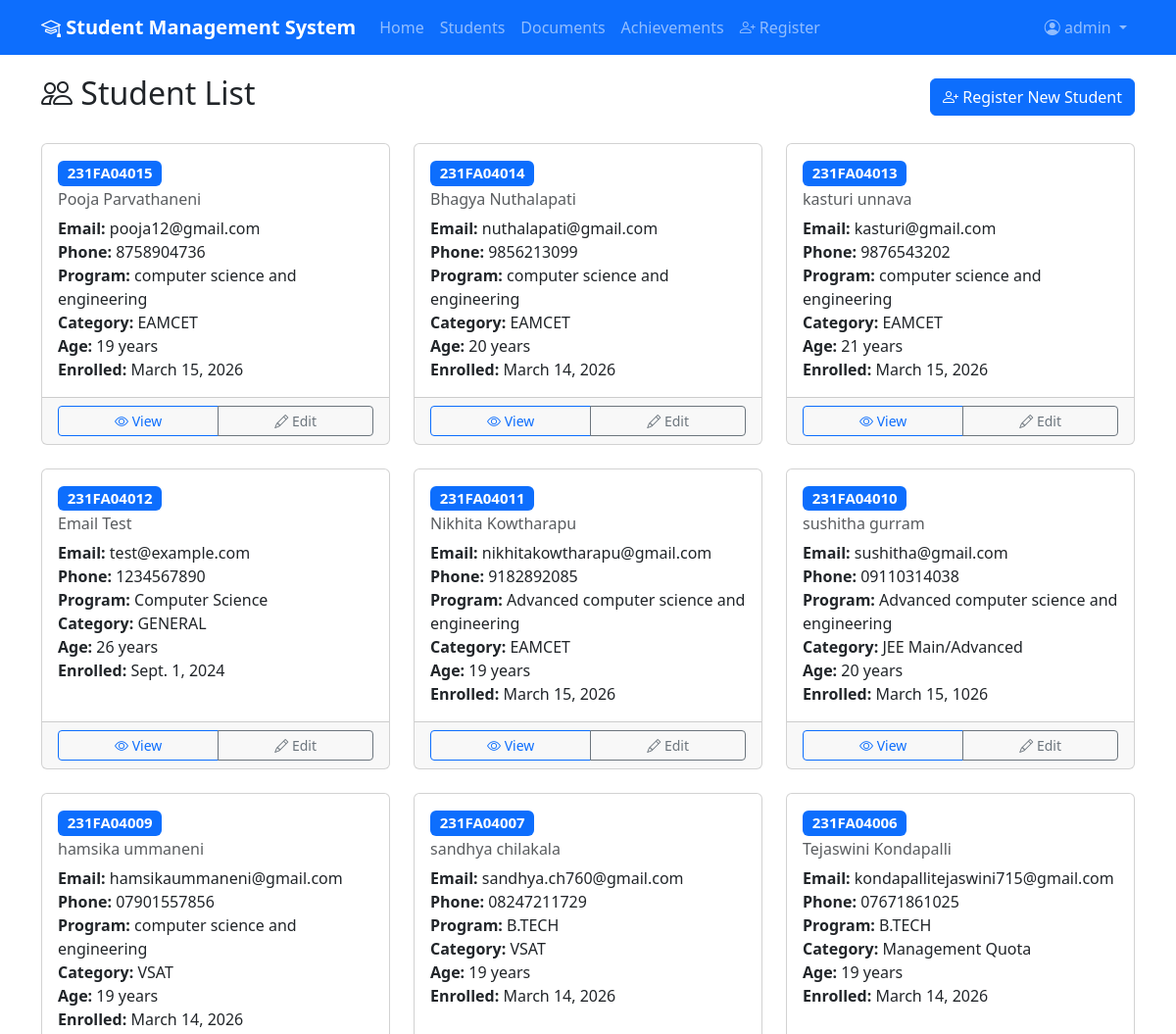
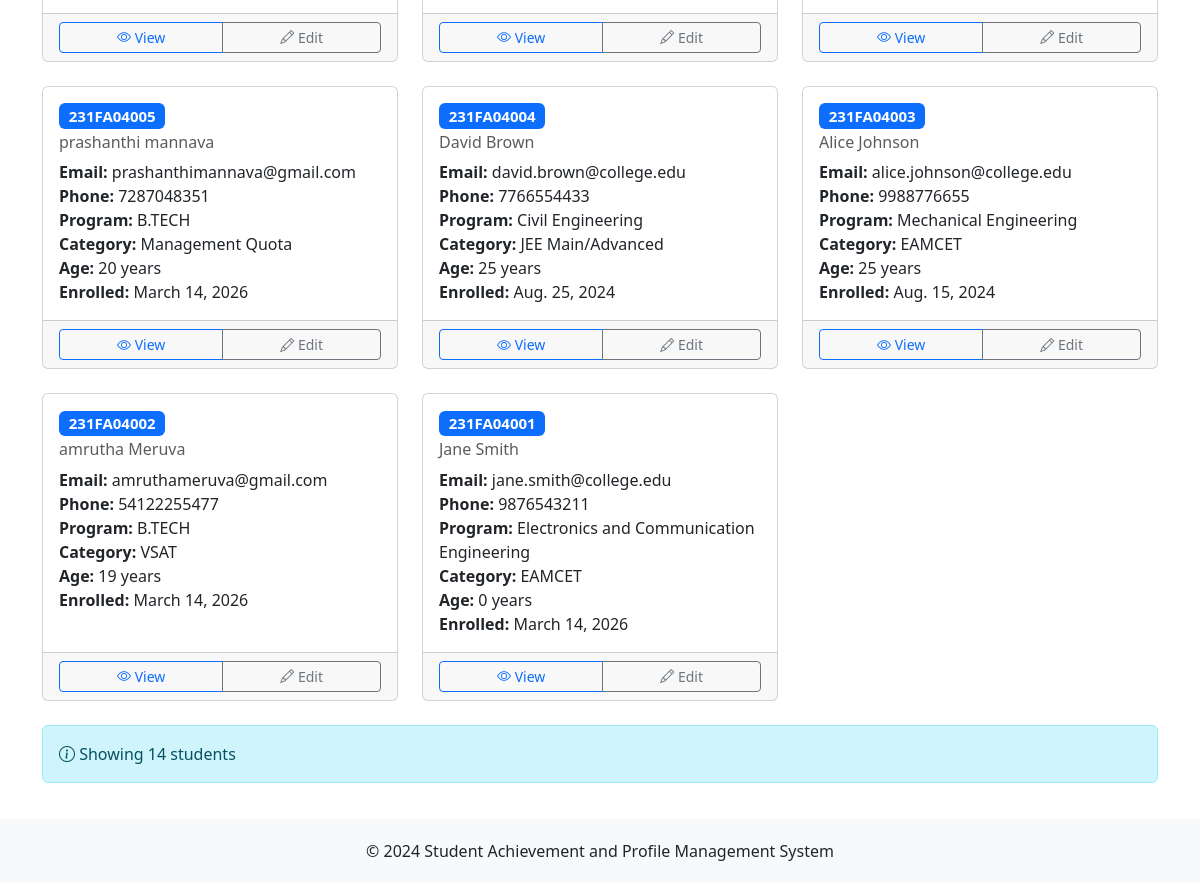
Page /students/ (signed in) on the committed database (2 pictures, top to bottom).
### accounts/models.py (models this page shows, shortened)
class CustomUser(AbstractUser):
    USER_TYPE_CHOICES = [
        ('STUDENT', 'Student'),
        ('STAFF', 'Staff Member'),
        ('ADMIN', 'Administrator'),
    ]
    user_type = models.CharField(max_length=10, choices=USER_TYPE_CHOICES, default='STUDENT')
    student_profile = models.OneToOneField('students.Student', on_delete=models.CASCADE, null=True, blank=True, related_name='user_account')
    groups = models.ManyToManyField(
        'auth.Group',
        verbose_name='groups',
        blank=True,
        help_text='The groups this user belongs to.',
        related_name='customuser_set',
        related_query_name='customuser',
    )
    user_permissions = models.ManyToManyField(
        'auth.Permission',
        verbose_name='user permissions',
        blank=True,
        help_text='Specific permissions for this user.',
        related_name='customuser_set',
        related_query_name='customuser',
    )

### students/models.py (models this page shows, shortened)
class Student(models.Model):
    BATCH_PREFIX = "231"  # You can change this based on year
    DEPARTMENT_CODE = "FA"  # Department code
    SEQUENCE_START = 4001  # Starting sequence number
    registration_number = models.CharField(max_length=20, unique=True, editable=False)
    first_name = models.CharField(max_length=100)
    last_name = models.CharField(max_length=100)
    email = models.EmailField(unique=True)
    phone = models.CharField(max_length=15)
    date_of_birth = models.DateField()
    address = models.TextField()
    ADMISSION_CATEGORIES = [
        ('VSAT', 'VSAT'),
        ('EAMCET', 'EAMCET'),
        ('JEE', 'JEE Main/Advanced'),
        ('MANAGEMENT', 'Management Quota'),
        ('OTHER', 'Other'),
    ]
    admission_category = models.CharField(max_length=20, choices=ADMISSION_CATEGORIES)
    program = models.CharField(max_length=100)
    enrollment_date = models.DateField()
    created_at = models.DateTimeField(auto_now_add=True)
    updated_at = models.DateTimeField(auto_now=True)
    class Meta:
        ordering = ['-created_at']
        verbose_name = 'Student'
        verbose_name_plural = 'Students'
    @property
    def full_name(self):
        return f"{self.first_name} {self.last_name}"
    @property
    def age(self):
        today = date.today()
        return today.year - self.date_of_birth.year - (
            (today.month, today.day) < (self.date_of_birth.month, self.date_of_birth.day)
        )

### students/views.py (the view)
# urls.py: path('students/', views.student_list, name='student_list'),
def student_list(request):
    if request.user.is_authenticated:
        students = Student.objects.all().order_by('-created_at')
    else:
        students = Student.objects.none()
        messages.info(request, "Please login to view student directory.")
        return redirect('login')
    return render(request, 'students/list.html', {'students': students})

### templates/students/list.html (shortened to what this page needs)
{% extends 'base.html' %}
{% block content %}
<div class="d-flex justify-content-between align-items-center mb-4">
    <h2><i class="bi bi-people"></i> Student List</h2>
    <a href="{% url 'register_student' %}" class="btn btn-primary">
        <i class="bi bi-person-plus"></i> Register New Student
    </a>
</div>
{% if students %}
    <div class="row">
        {% for student in students %}
            <div class="col-md-6 col-lg-4 mb-4">
                <div class="card h-100">
                    <div class="card-body">
                        <h5 class="card-title">
                            <span class="badge bg-primary">{{ student.registration_number }}</span>
                        </h5>
                        <h6 class="card-subtitle mb-2 text-muted">{{ student.full_name }}</h6>
                        <p class="card-text">
                            <strong>Email:</strong> {{ student.email }}<br>
                            <strong>Phone:</strong> {{ student.phone }}<br>
                            <strong>Program:</strong> {{ student.program }}<br>
                            <strong>Category:</strong> {{ student.get_admission_category_display }}<br>
                            <strong>Age:</strong> {{ student.age }} years<br>
                            <strong>Enrolled:</strong> {{ student.enrollment_date }}
                        </p>
                    </div>
                    <div class="card-footer">
                        <div class="btn-group w-100" role="group">
                            <a href="{% url 'student_detail' student.pk %}" class="btn btn-outline-primary btn-sm">
                                <i class="bi bi-eye"></i> View
                            </a>
                            {% if user.is_authenticated %}
                                <a href="{% url 'student_update' student.pk %}" class="btn btn-outline-secondary btn-sm">
                                    <i class="bi bi-pencil"></i> Edit
                                </a>
                            {% endif %}
                        </div>
                    </div>
                </div>
            </div>
        {% endfor %}
    </div>
    <div class="row">
        <div class="col-12">
            <div class="alert alert-info">
                <i class="bi bi-info-circle"></i>
                Showing {{ students|length }} student{{ students|length|pluralize }}
            </div>
        </div>
    </div>
{% endif %}
{% endblock %}

### templates/base.html (shortened to what this page needs)
<!DOCTYPE html>
<html lang="en">
<head>
    <link href="https://cdn.jsdelivr.net/npm/bootstrap@5.3.0/dist/css/bootstrap.min.css" rel="stylesheet">
    <link rel="stylesheet" href="https://cdn.jsdelivr.net/npm/bootstrap-icons@1.10.0/font/bootstrap-icons.css">
</head>
<body>
    <nav class="navbar navbar-expand-lg navbar-dark bg-primary">
        <div class="container">
            <a class="navbar-brand" href="{% url 'home' %}">
                <i class="bi bi-mortarboard"></i> Student Management System
            </a>
            <div class="collapse navbar-collapse" id="navbarNav">
                <ul class="navbar-nav me-auto">
                    <li class="nav-item">
                        <a class="nav-link" href="{% url 'home' %}">Home</a>
                    </li>
                    <li class="nav-item">
                        <a class="nav-link" href="{% url 'student_list' %}">Students</a>
                    </li>
                    <li class="nav-item">
                        <a class="nav-link" href="{% url 'document_list' %}">Documents</a>
                    </li>
                    <li class="nav-item">
                        <a class="nav-link" href="{% url 'achievement_list' %}">Achievements</a>
                    </li>
                    <li class="nav-item">
                        <a class="nav-link" href="{% url 'student_self_register' %}">
                            <i class="bi bi-person-plus"></i> Register
                        </a>
                    </li>
                </ul>
                <ul class="navbar-nav">
                    {% if user.is_authenticated %}
                        <li class="nav-item dropdown">
                            <a class="nav-link dropdown-toggle" href="#" role="button" data-bs-toggle="dropdown">
                                <i class="bi bi-person-circle"></i> {{ user.username }}
                            </a>
                        </li>
                    {% endif %}
                </ul>
            </div>
        </div>
    </nav>
    <main class="main-content">
        <div class="container">
            {% block content %}
            {% endblock %}
        </div>
    </main>
    <footer class="footer mt-auto">
        <div class="container text-center">
            <p class="mb-0">&copy; 2024 Student Achievement and Profile Management System</p>
        </div>
    </footer>
</body>
</html>

### templates/base.html (style rules this page uses)
.navbar-brand { font-weight: bold; }
.main-content { padding: 20px 0; }
.footer { background-color: #f8f9fa; padding: 20px 0; margin-top: 40px; }

### rows in the picture
CustomUser: username "admin"
Student: registration_number "231FA04015", full_name "Pooja Parvathaneni", email "pooja12@gmail.com", phone "8758904736", program "computer science and engineering", admission_category "EAMCET", age "19", enrollment_date "March 15, 2026"
Student: registration_number "231FA04014", full_name "Bhagya Nuthalapati", email "nuthalapati@gmail.com", phone "9856213099", program "computer science and engineering", admission_category "EAMCET", age "20", enrollment_date "March 14, 2026"
Student: registration_number "231FA04013", full_name "kasturi unnava", email "kasturi@gmail.com", phone "9876543202", program "computer science and engineering", admission_category "EAMCET", age "21", enrollment_date "March 15, 2026"
Student: registration_number "231FA04012", full_name "Email Test", email "test@example.com", phone "1234567890", program "Computer Science", admission_category "GENERAL", age "26", enrollment_date "Sept. 1, 2024"
Student: registration_number "231FA04011", full_name "Nikhita Kowtharapu", email "nikhitakowtharapu@gmail.com", phone "9182892085", program "Advanced computer science and engineering", admission_category "EAMCET", age "19", enrollment_date "March 15, 2026"
Student: registration_number "231FA04010", full_name "sushitha gurram", email "sushitha@gmail.com", phone "09110314038", program "Advanced computer science and engineering", admission_category "JEE Main/Advanced", age "20", enrollment_date "March 15, 1026"
Student: registration_number "231FA04009", full_name "hamsika ummaneni", email "hamsikaummaneni@gmail.com", phone "07901557856", program "computer science and engineering", admission_category "VSAT", age "19", enrollment_date "March 14, 2026"
Student: registration_number "231FA04007", full_name "sandhya chilakala", email "sandhya.ch760@gmail.com", phone "08247211729", program "B.TECH", admission_category "VSAT", age "19", enrollment_date "March 14, 2026"
Student: registration_number "231FA04006", full_name "Tejaswini Kondapalli", email "kondapallitejaswini715@gmail.com", phone "07671861025", program "B.TECH", admission_category "Management Quota", age "19", enrollment_date "March 14, 2026"
Student: registration_number "231FA04005", full_name "prashanthi mannava", email "prashanthimannava@gmail.com", phone "7287048351", program "B.TECH", admission_category "Management Quota", age "20", enrollment_date "March 14, 2026"
Student: registration_number "231FA04004", full_name "David Brown", email "david.brown@college.edu", phone "7766554433", program "Civil Engineering", admission_category "JEE Main/Advanced", age "25", enrollment_date "Aug. 25, 2024"
Student: registration_number "231FA04003", full_name "Alice Johnson", email "alice.johnson@college.edu", phone "9988776655", program "Mechanical Engineering", admission_category "EAMCET", age "25", enrollment_date "Aug. 15, 2024"
Student: registration_number "231FA04002", full_name "amrutha Meruva", email "amruthameruva@gmail.com", phone "54122255477", program "B.TECH", admission_category "VSAT", age "19", enrollment_date "March 14, 2026"
Student: registration_number "231FA04001", full_name "Jane Smith", email "jane.smith@college.edu", phone "9876543211", program "Electronics and Communication Engineering", admission_category "EAMCET", age "0", enrollment_date "March 14, 2026"

### other values in the picture
{{ students|length }} "14"
